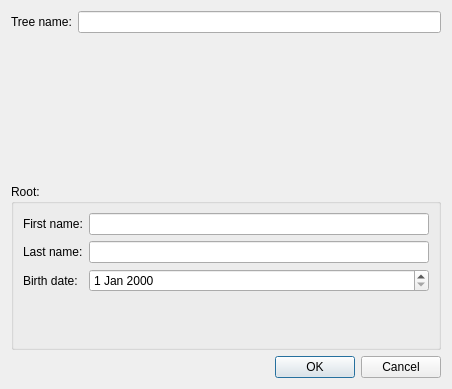
<?xml version="1.0" encoding="UTF-8"?>
<ui version="4.0">
 <class>TreeCreationDialog</class>
 <widget class="QDialog" name="TreeCreationDialog">
  <property name="geometry">
   <rect>
    <x>0</x>
    <y>0</y>
    <width>452</width>
    <height>389</height>
   </rect>
  </property>
  <property name="windowTitle">
   <string>Dialog</string>
  </property>
  <layout class="QVBoxLayout" name="verticalLayout">
   <item>
    <layout class="QFormLayout" name="formLayout">
     <item row="0" column="0">
      <widget class="QLabel" name="label">
       <property name="text">
        <string>Tree name:</string>
       </property>
      </widget>
     </item>
     <item row="0" column="1">
      <widget class="QLineEdit" name="treeNameLineEdit"/>
     </item>
    </layout>
   </item>
   <item>
    <widget class="QGroupBox" name="groupBox">
     <property name="title">
      <string>Root:</string>
     </property>
     <layout class="QFormLayout" name="formLayout_2">
      <item row="0" column="0">
       <widget class="QLabel" name="label_2">
        <property name="text">
         <string>First name:</string>
        </property>
       </widget>
      </item>
      <item row="0" column="1">
       <widget class="QLineEdit" name="firstNameLineEdit"/>
      </item>
      <item row="1" column="0">
       <widget class="QLabel" name="label_3">
        <property name="text">
         <string>Last name:</string>
        </property>
       </widget>
      </item>
      <item row="1" column="1">
       <widget class="QLineEdit" name="lastNameLideEdit"/>
      </item>
      <item row="2" column="0">
       <widget class="QLabel" name="label_4">
        <property name="text">
         <string>Birth date:</string>
        </property>
       </widget>
      </item>
      <item row="2" column="1">
       <widget class="QDateEdit" name="birthDateEdit"/>
      </item>
     </layout>
    </widget>
   </item>
   <item>
    <widget class="QDialogButtonBox" name="buttonBox">
     <property name="orientation">
      <enum>Qt::Horizontal</enum>
     </property>
     <property name="standardButtons">
      <set>QDialogButtonBox::Cancel|QDialogButtonBox::Ok</set>
     </property>
    </widget>
   </item>
  </layout>
 </widget>
 <resources/>
 <connections>
  <connection>
   <sender>buttonBox</sender>
   <signal>accepted()</signal>
   <receiver>TreeCreationDialog</receiver>
   <slot>accept()</slot>
   <hints>
    <hint type="sourcelabel">
     <x>248</x>
     <y>254</y>
    </hint>
    <hint type="destinationlabel">
     <x>157</x>
     <y>274</y>
    </hint>
   </hints>
  </connection>
  <connection>
   <sender>buttonBox</sender>
   <signal>rejected()</signal>
   <receiver>TreeCreationDialog</receiver>
   <slot>reject()</slot>
   <hints>
    <hint type="sourcelabel">
     <x>316</x>
     <y>260</y>
    </hint>
    <hint type="destinationlabel">
     <x>286</x>
     <y>274</y>
    </hint>
   </hints>
  </connection>
 </connections>
</ui>
